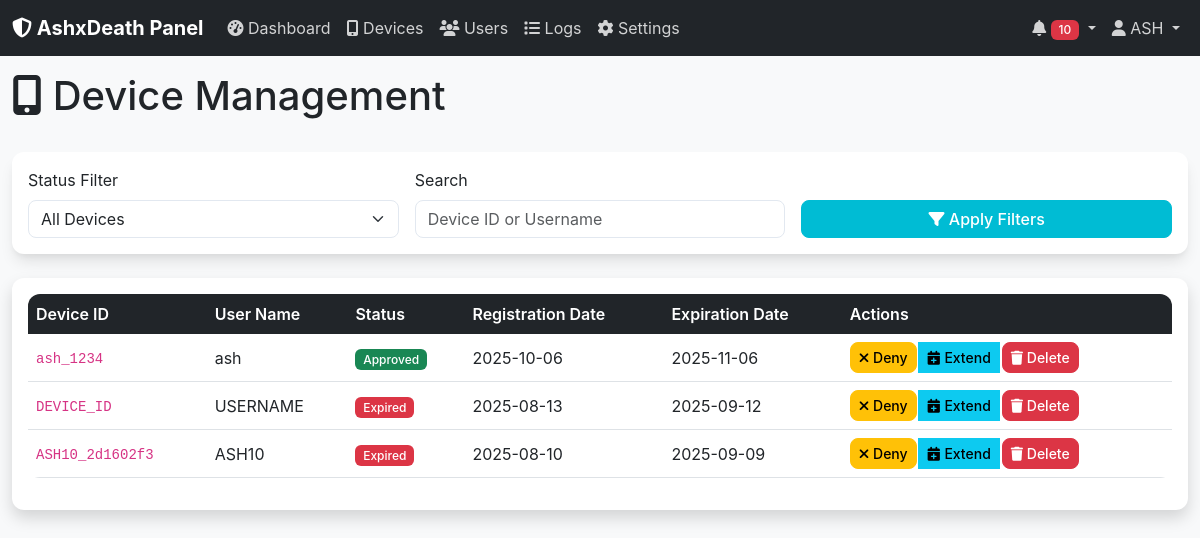
The app's page /devices (signed in) with its own data.
### models.py (models this page shows)
class Setting(db.Model):
    __tablename__ = 'settings'
    setting_key = db.Column(db.String(100), primary_key=True)
    setting_value = db.Column(db.Text)

class Device(db.Model):
    __tablename__ = 'devices'
    id = db.Column(db.Integer, primary_key=True)
    device_id = db.Column(db.String(255), unique=True, nullable=False)
    user_name = db.Column(db.String(255), nullable=False)
    approved = db.Column(db.Integer, default=0)
    expiration_date = db.Column(db.Date)
    registration_date = db.Column(db.Date, default=datetime.utcnow().date())

### routes.py (the view)
@app.route('/devices')
def devices():
    if 'user_id' not in session:
        return redirect(url_for('login'))
    status_filter = request.args.get('status', 'all')
    search = request.args.get('search', '').strip()
    query = Device.query
    if status_filter == 'approved':
        query = query.filter_by(approved=1)
    elif status_filter == 'pending':
        query = query.filter_by(approved=0)
    elif status_filter == 'expired':
        today = date.today()
        query = query.filter(Device.approved == 1, Device.expiration_date < today)
    if search:
        query = query.filter(
            (Device.device_id.contains(search)) |
            (Device.user_name.contains(search))
        )
    devices_list = query.order_by(Device.registration_date.desc()).all()
    return render_template('devices.html', devices=devices_list,
                         status_filter=status_filter, search=search)

### routes.py (called while the page is built)
@app.template_global()
def today():
    return date.today()

def generate_csrf_token():
    if 'csrf_token' not in session:
        session['csrf_token'] = secrets.token_hex(16)
    return session['csrf_token']

@app.context_processor
def inject_csrf_token():
    context = dict(csrf_token=generate_csrf_token())
    if 'user_id' in session:
        unread_count = Notification.query.filter(
            (Notification.user_id == session['user_id']) | (Notification.user_id.is_(None)),
            Notification.read_status == 0
        ).count()
        context.update({
            'unread_count': unread_count,
            'site_name': get_setting('site_name', 'AshxDeath Panel')
        })
    return context

### utils.py (called while the page is built)
def get_setting(key, default_value=None):
    setting = Setting.query.filter_by(setting_key=key).first()
    return setting.setting_value if setting else default_value

### templates/devices.html (shortened to what this page needs)
{% extends "base.html" %}
{% block content %}
<div class="row">
    <div class="col-12">
        <div class="d-flex justify-content-between align-items-center mb-4">
            <h1><i class="fas fa-mobile-alt"></i> Device Management</h1>
        </div>
    </div>
</div>
<div class="row mb-4">
    <div class="col-12">
        <div class="card">
            <div class="card-body">
                <form method="GET" class="row g-3">
                    <div class="col-md-4">
                        <label for="status" class="form-label">Status Filter</label>
                        <select class="form-select" id="status" name="status">
                            <option value="all" {% if status_filter == 'all' %}selected{% endif %}>All Devices</option>
                        </select>
                    </div>
                    <div class="col-md-4">
                        <label for="search" class="form-label">Search</label>
                        <input type="text" class="form-control" id="search" name="search"
                               placeholder="Device ID or Username" value="{{ search }}">
                    </div>
                    <div class="col-md-4">
                        <label class="form-label">&nbsp;</label>
                        <div class="d-grid">
                            <button type="submit" class="btn btn-primary">
                                <i class="fas fa-filter"></i> Apply Filters
                            </button>
                        </div>
                    </div>
                </form>
            </div>
        </div>
    </div>
</div>
<div class="row">
    <div class="col-12">
        <div class="card shadow">
            <div class="card-body">
                {% if devices %}
                <div class="table-responsive">
                    <table class="table table-hover">
                        <thead class="table-dark">
                            <tr>
                                <th>Device ID</th>
                                <th>User Name</th>
                                <th>Status</th>
                                <th>Registration Date</th>
                                <th>Expiration Date</th>
                                <th>Actions</th>
                            </tr>
                        </thead>
                        <tbody>
                            {% for device in devices %}
                            <tr>
                                <td><code>{{ device.device_id }}</code></td>
                                <td>{{ device.user_name }}</td>
                                <td>
                                    {% if device.approved %}
                                        {% if device.expiration_date and device.expiration_date < today() %}
                                        <span class="badge bg-danger">Expired</span>
                                        {% else %}
                                        <span class="badge bg-success">Approved</span>
                                        {% endif %}
                                    {% else %}
                                    <span class="badge bg-warning">Pending</span>
                                    {% endif %}
                                </td>
                                <td>{{ device.registration_date.strftime('%Y-%m-%d') if device.registration_date else 'N/A' }}</td>
                                <td>
                                    {% if device.expiration_date %}
                                    {{ device.expiration_date.strftime('%Y-%m-%d') }}
                                    {% else %}
                                    <span class="text-muted">Not set</span>
                                    {% endif %}
                                </td>
                                <td>
                                    <div class="btn-group" role="group">
                                        {% if not device.approved %}
                                        <form method="POST" action="{{ url_for('device_action') }}" class="d-inline">
                                            <input type="hidden" name="csrf_token" value="{{ csrf_token }}">
                                            <input type="hidden" name="action" value="approve">
                                            <input type="hidden" name="device_id" value="{{ device.device_id }}">
                                            <button type="submit" class="btn btn-sm btn-success"
                                                    onclick="return confirm('Approve this device?')">
                                                <i class="fas fa-check"></i> Approve
                                            </button>
                                        </form>
                                        {% else %}
                                        <form method="POST" action="{{ url_for('device_action') }}" class="d-inline">
                                            <button type="submit" class="btn btn-sm btn-warning"
                                                    onclick="return confirm('Deny this device?')">
                                                <i class="fas fa-times"></i> Deny
                                            </button>
                                        </form>
                                        {% endif %}
                                        {% if device.approved %}
                                        <button type="button" class="btn btn-sm btn-info"
                                                data-bs-toggle="modal" data-bs-target="#extendModal{{ device.id }}">
                                            <i class="fas fa-calendar-plus"></i> Extend
                                        </button>
                                        {% endif %}
                                        <form method="POST" action="{{ url_for('device_action') }}" class="d-inline">
                                            <button type="submit" class="btn btn-sm btn-danger"
                                                    onclick="return confirm('Delete this device permanently?')">
                                                <i class="fas fa-trash"></i> Delete
                                            </button>
                                        </form>
                                    </div>
                                </td>
                            </tr>
                            {% endfor %}
                        </tbody>
                    </table>
                </div>
                {% else %}
                <div class="text-center py-4">
                    <i class="fas fa-mobile-alt fa-3x text-muted mb-3"></i>
                    <h5>No devices found</h5>
                    <p class="text-muted">No devices match your current filters.</p>
                </div>
                {% endif %}
            </div>
        </div>
    </div>
</div>
{% endblock %}

### templates/base.html (shortened to what this page needs)
<!DOCTYPE html>
<html lang="en">
<head>
    <link href="https://cdn.jsdelivr.net/npm/bootstrap@5.3.0/dist/css/bootstrap.min.css" rel="stylesheet">
    <link rel="stylesheet" href="https://cdnjs.cloudflare.com/ajax/libs/font-awesome/6.4.0/css/all.min.css">
    <link rel="stylesheet" href="{{ url_for('static', filename='css/style.css') }}">
</head>
<body>
    {% if session.user_id %}
    <nav class="navbar navbar-expand-lg navbar-dark bg-dark">
        <div class="container-fluid">
            <a class="navbar-brand" href="{{ url_for('dashboard') }}">
                <i class="fas fa-shield-alt"></i> {{ site_name|default('AshxDeath Panel') }}
            </a>
            <div class="collapse navbar-collapse" id="navbarNav">
                <ul class="navbar-nav me-auto">
                    <li class="nav-item">
                        <a class="nav-link" href="{{ url_for('dashboard') }}">
                            <i class="fas fa-tachometer-alt"></i> Dashboard
                        </a>
                    </li>
                    <li class="nav-item">
                        <a class="nav-link" href="{{ url_for('devices') }}">
                            <i class="fas fa-mobile-alt"></i> Devices
                        </a>
                    </li>
                    {% if session.is_owner %}
                    <li class="nav-item">
                        <a class="nav-link" href="{{ url_for('users') }}">
                            <i class="fas fa-users"></i> Users
                        </a>
                    </li>
                    {% endif %}
                    <li class="nav-item">
                        <a class="nav-link" href="{{ url_for('logs') }}">
                            <i class="fas fa-list"></i> Logs
                        </a>
                    </li>
                    <li class="nav-item">
                        <a class="nav-link" href="{{ url_for('settings') }}">
                            <i class="fas fa-cog"></i> Settings
                        </a>
                    </li>
                </ul>
                <ul class="navbar-nav">
                    <li class="nav-item dropdown">
                        <a class="nav-link dropdown-toggle" href="#" id="notificationDropdown" role="button" data-bs-toggle="dropdown">
                            <i class="fas fa-bell"></i>
                            {% if unread_count > 0 %}
                            <span class="badge bg-danger">{{ unread_count }}</span>
                            {% endif %}
                        </a>
                    </li>
                    <li class="nav-item dropdown">
                        <a class="nav-link dropdown-toggle" href="#" id="userDropdown" role="button" data-bs-toggle="dropdown">
                            <i class="fas fa-user"></i> {{ session.username }}
                        </a>
                    </li>
                </ul>
            </div>
        </div>
    </nav>
    {% endif %}
    <div class="container-fluid">
        {% block content %}{% endblock %}
    </div>
    <div class="toast-container position-fixed top-0 end-0 p-3">
    </div>
</body>
</html>

### static/css/style.css (style rules this page uses)
:root { --primary-color: #00BCD4; --primary-hover: #00ACC1; --border-radius: 12px; --box-shadow-lg: 0 10px 15px -3px rgba(0, 0, 0, 0.1), 0 4px 6px -2px rgba(0, 0, 0, 0.05); --dark-color: #212529; --danger-color: #ef4444; --success-color: #10b981; --info-color: #0d6efd; --warning-color: #f59e0b; }
body { font-family: 'Inter', -apple-system, BlinkMacSystemFont, 'Segoe UI', Roboto, sans-serif; background-color: #f8f9fa; }
.card { border-radius: var(--border-radius); box-shadow: var(--box-shadow-lg); border: none; transition: transform 0.2s ease-in-out; }
.navbar-dark .navbar-nav .nav-link { color: rgba(255, 255, 255, 0.8); transition: color 0.2s ease; }
.navbar-brand { font-weight: 700; }
.table { border-radius: var(--border-radius); overflow: hidden; }
.table th { background-color: var(--dark-color); color: white; font-weight: 600; border: none; }
.table td { vertical-align: middle; }
.btn { border-radius: 8px; font-weight: 500; transition: all 0.2s ease; }
.btn-primary { background-color: var(--primary-color); border-color: var(--primary-color); }
.btn-group .btn { margin-right: 2px; }
.badge { font-weight: 500; border-radius: 6px; }
.form-control { border-radius: 8px; border: 1px solid #e2e8f0; transition: border-color 0.2s ease, box-shadow 0.2s ease; }
.form-select { border-radius: 8px; border: 1px solid #e2e8f0; }

### records on screen
Setting: setting_value "AshxDeath Panel"
Device: username "ASH", device_id "ash_1234", user_name "ash", approved "Approved", registration_date "2025-10-06", expiration_date "2025-11-06"
Device: device_id "DEVICE_ID", user_name "USERNAME", approved "Expired", registration_date "2025-08-13", expiration_date "2025-09-12"
Device: device_id "ASH10_2d1602f3", user_name "ASH10", approved "Expired", registration_date "2025-08-10", expiration_date "2025-09-09"

### other values on screen
{{ unread_count }} "10"
